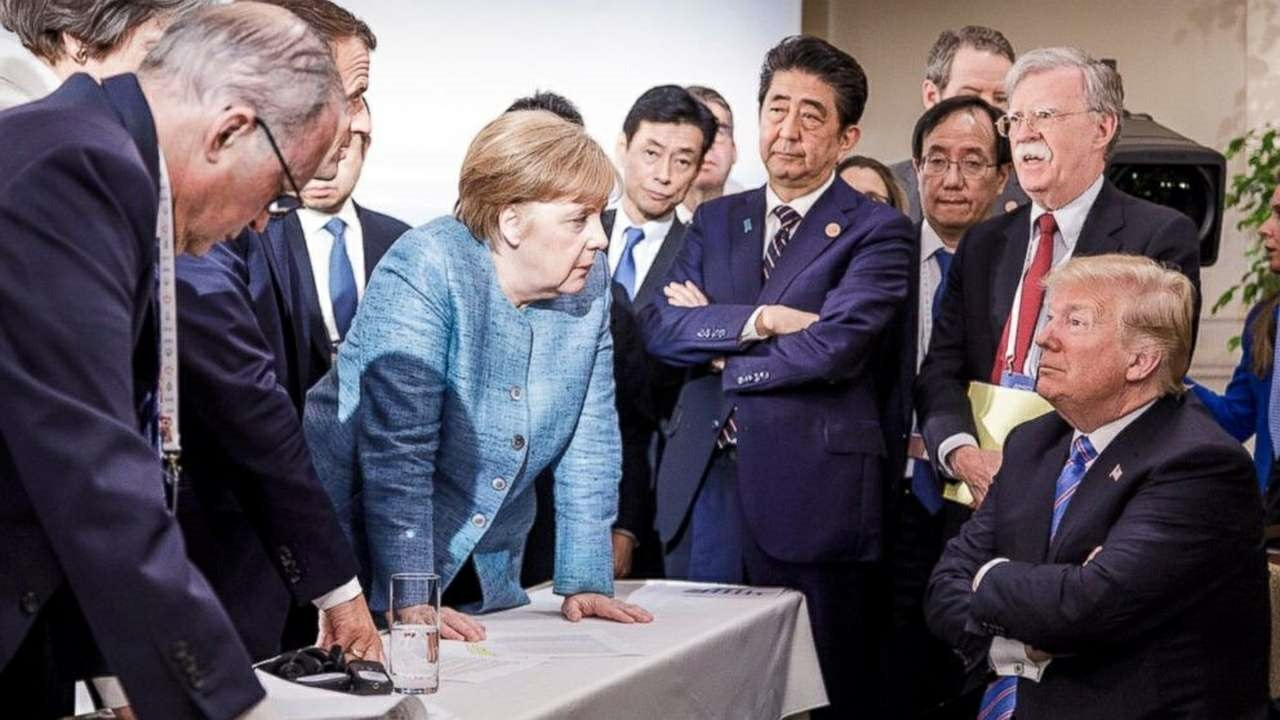
%> input picture merkel_inp.png, 1280 x 720 px
$ octave ssim_matlab.m   (GNU Octave 9; MATLAB toolbox functions it lacks are replaced by stand-ins)
%> lines starting %> are read from the running program, lines starting %| are printed output that depends on the picture
Iref = imread('merkel_inp.png');
%> Iref is the input picture: size 720x1280x3 uint8; mean R, G, B 102.5, 93.6, 102.4
I = imread('merkel_otp.png');
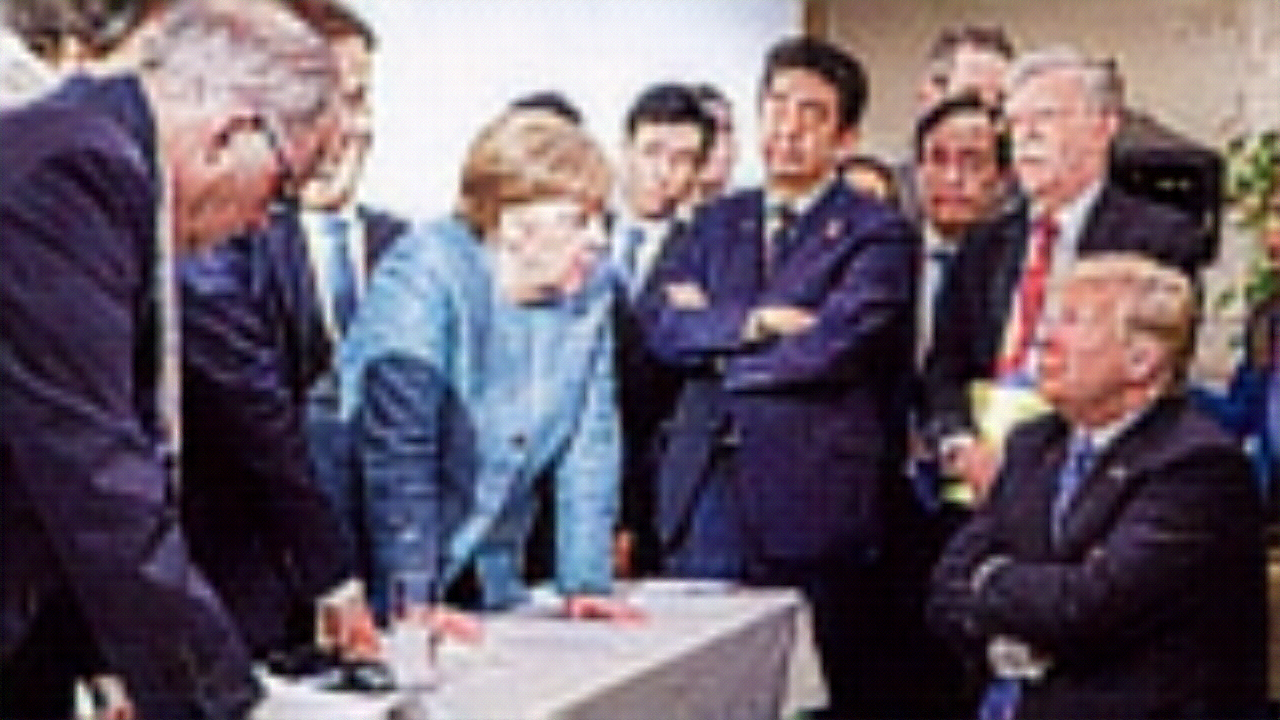
%> input picture merkel_otp.png, 1280 x 720 px
%> I is the input picture: size 720x1280x3 uint8; mean R, G, B 107, 93.9, 105.8
figure;
montage({Iref,I}, 'Size', [2, 1]);
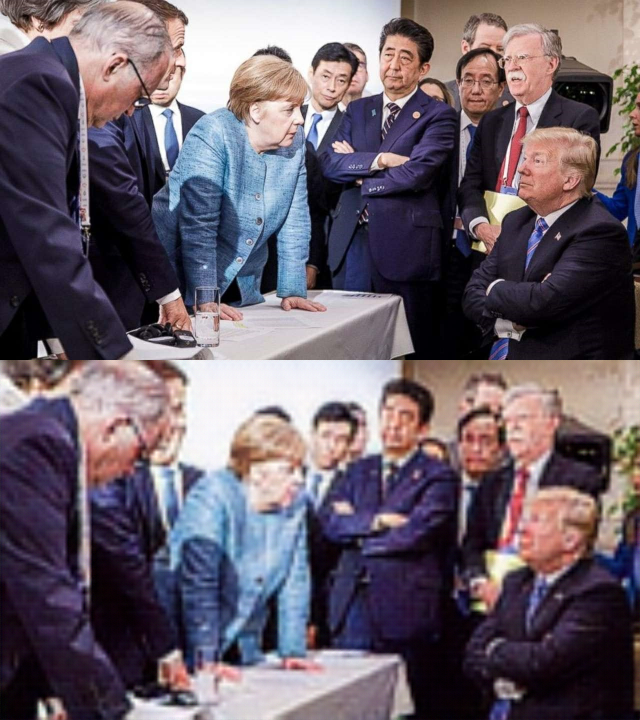
%> displayed picture: size 1440x1280x3, on the screen's scale of 0 to 255 (shown at 1/2 size); mean R, G, B 104.7, 93.7, 104.1
title('Original Image (Top) vs. Decompressed Image (Bottom)')
xlabel('bpp: 0.2349    PSNR: 22.60    MS-SSIM: 0.741')
score = ssim(Iref,I)
%> score = 0.741
